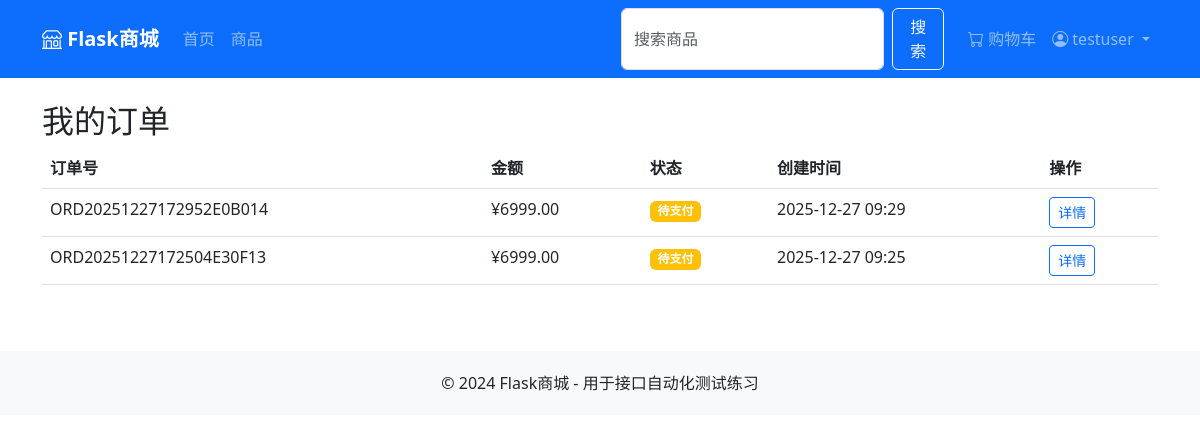
Screenshot of /orders (signed in) with the database file from the repository.
### app/models_product.py (models this page shows, shortened)
class Order(db.Model):
    id = db.Column(db.Integer, primary_key=True)
    order_no = db.Column(db.String(50), unique=True, nullable=False)
    user_id = db.Column(db.Integer, db.ForeignKey('user.id'), nullable=False)
    total_amount = db.Column(db.Float, nullable=False)
    status = db.Column(db.String(20), default='pending')  # pending, paid, shipped, completed, cancelled, refunded
    payment_method = db.Column(db.String(20))
    shipping_address = db.Column(db.String(200))
    created_at = db.Column(db.DateTime, default=datetime.utcnow)
    updated_at = db.Column(db.DateTime, default=datetime.utcnow, onupdate=datetime.utcnow)
    items = db.relationship('OrderItem', backref='order', lazy='dynamic')

### app/views/__init__.py (the view)
@main_bp.route('/orders')
@login_required
def orders():
    from app.models_product import Order
    page = request.args.get('page', 1, type=int)
    pagination = Order.query.filter_by(user_id=session['user_id']).order_by(Order.created_at.desc()).paginate(page=page, per_page=10, error_out=False)
    return render_template('orders.html', orders=pagination.items, pagination=pagination)

### app/views/__init__.py (called while the page is built)
def login_required(f):
    @wraps(f)
    def decorated(*args, **kwargs):
        if 'user_id' not in session:
            flash('请先登录', 'warning')
            return redirect(url_for('main.login'))
        return f(*args, **kwargs)
    return decorated

### app/templates/orders.html (shortened to what this page needs)
{% extends "base.html" %}
{% block content %}
<h2 id="orders-title">我的订单</h2>
{% if orders %}
<div class="table-responsive" id="orders-table-container">
    <table class="table" id="orders-table">
        <thead>
            <tr>
                <th>订单号</th>
                <th>金额</th>
                <th>状态</th>
                <th>创建时间</th>
                <th>操作</th>
            </tr>
        </thead>
        <tbody id="orders-list">
            {% for order in orders %}
            <tr id="order-row-{{ order.id }}">
                <td id="order-no-{{ order.id }}">{{ order.order_no }}</td>
                <td id="order-amount-{{ order.id }}">¥{{ "%.2f"|format(order.total_amount) }}</td>
                <td id="order-status-{{ order.id }}">
                    {% if order.status == 'pending' %}
                    <span class="badge bg-warning">待支付</span>
                    {% elif order.status == 'paid' %}
                    <span class="badge bg-info">已支付</span>
                    {% elif order.status == 'shipped' %}
                    <span class="badge bg-primary">已发货</span>
                    {% elif order.status == 'completed' %}
                    <span class="badge bg-success">已完成</span>
                    {% elif order.status == 'cancelled' %}
                    <span class="badge bg-secondary">已取消</span>
                    {% elif order.status == 'refunded' %}
                    <span class="badge bg-danger">已退款</span>
                    {% endif %}
                </td>
                <td id="order-time-{{ order.id }}">{{ order.created_at.strftime('%Y-%m-%d %H:%M') }}</td>
                <td>
                    <a href="{{ url_for('main.order_detail', order_id=order.id) }}"
                       class="btn btn-sm btn-outline-primary" id="order-detail-btn-{{ order.id }}">详情</a>
                </td>
            </tr>
            {% endfor %}
        </tbody>
    </table>
</div>
{% else %}
<div class="text-center py-5" id="no-orders">
    <i class="bi bi-receipt" style="font-size: 4rem; color: #ccc;"></i>
    <p class="mt-3 text-muted">暂无订单</p>
    <a href="{{ url_for('main.products') }}" class="btn btn-primary" id="go-shopping-btn">去购物</a>
</div>
{% endif %}
{% endblock %}

### rows the page displays
Order: order_no "ORD20251227172952E0B014", total_amount "6999.00", status "待支付", created_at "2025-12-27 09:29"
Order: order_no "ORD20251227172504E30F13", total_amount "6999.00", status "待支付", created_at "2025-12-27 09:25"

### other values shown
{{ session.username }} "testuser"
